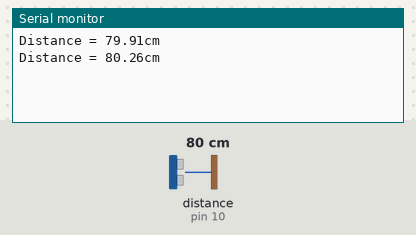
This sketch was run on a simulated Arduino Uno, built with avr-gcc and run on an emulated ATmega328P. On the bench: the last lines printed to the serial monitor. Wiring (inferred from the names in the program): ultrasonic range finder: trigger pin 9; echo pin 10. Inputs (shaded band) come from the test bench; at power-on: distance to the obstacle (sensor on pin 10) 80 cm. The echo pulse lasts 58.3 µs per cm.

Above: at 1.8 s.
1.9 s: distance to the obstacle (sensor on pin 10) set to 2 cm
At 2.5 s:
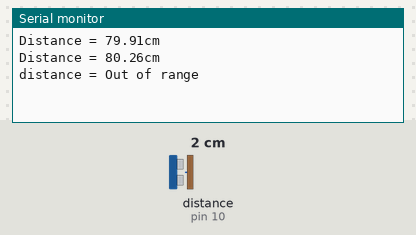
4.1 s: distance to the obstacle (sensor on pin 10) set to 5 cm
At 5.2 s:
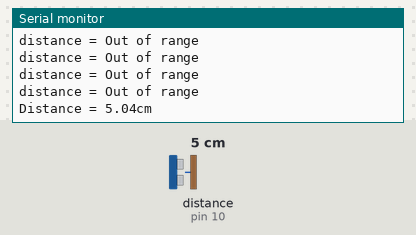
Timing chart, 0 to 7.1 s (numbered marks = the images above; inputs shaded):
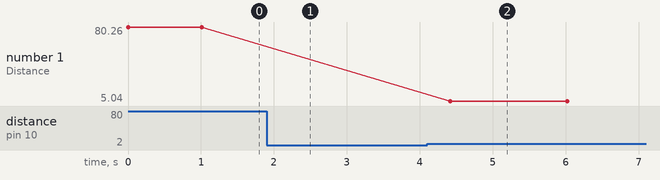

Measured:
- the behaviour switches between 4 and 5 cm on distance to the obstacle (sensor on pin 10) (found by bisection; images 1 and 2)
- after the input at 1.9 s, the serial monitor: prints a new line after 0.11 s (image 1)
- after the input at 4.1 s, the serial monitor: prints a new line after 0.32 s (image 2)
- plotted number 1: 80.26 → 5.04 after the input at 4.1 s

The sketch:

ultra.ino
```cpp
#define trigPin 9
#define echoPin 10
void setup() {
  // put your setup code here, to run once:
  Serial.begin (9600);
  pinMode(trigPin, OUTPUT);
  pinMode(echoPin,INPUT);

}
void front(){
  digitalWrite(12,HIGH);
  digitalWrite(11,LOW);
  digitalWrite(10,HIGH);
  digitalWrite(9,LOW);
}

void back(){
  digitalWrite(12,LOW);
  digitalWrite(11,HIGH);
  digitalWrite(10,LOW);
  digitalWrite(9,HIGH);}

void right(){
  digitalWrite(12,HIGH);
  digitalWrite(11,LOW);
  digitalWrite(10,LOW);
  digitalWrite(9,HIGH);}

void left(){
  digitalWrite(12,LOW);
  digitalWrite(11,HIGH);
  digitalWrite(10,HIGH);
  digitalWrite(9,LOW);}

void stop(){
  digitalWrite(12,LOW);
  digitalWrite(11,LOW);
  digitalWrite(10,LOW);
  digitalWrite(9,LOW);
}
void loop() {
  // put your main code here, to run repeatedly:
  float Time,distance;
  digitalWrite(trigPin,LOW);
  delayMicroseconds(2);

  digitalWrite(trigPin,HIGH);
  delayMicroseconds(10);
  digitalWrite(trigPin,LOW);

  Time=pulseIn(echoPin,HIGH);
  distance=(Time/2)*0.0344;
  if(distance<=5 || distance>=400)
  {
    Serial.print("distance = ");
    Serial.println("Out of range");
    delay(100);
  }
  else{
    Serial.print("Distance = ");
    Serial.print(distance);
    Serial.print("cm");
    Serial.println(" ");
    delay(500);
  }
  delay(500);
 if(distance<=5)
 {
  back();
  right();
 }
 else
 {
  front();
 }

}
```
